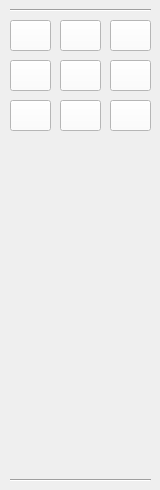
<?xml version="1.0" encoding="UTF-8"?>
<ui version="4.0">
 <class>Widget_AllGates</class>
 <widget class="QWidget" name="Widget_AllGates">
  <property name="geometry">
   <rect>
    <x>0</x>
    <y>0</y>
    <width>160</width>
    <height>490</height>
   </rect>
  </property>
  <property name="windowTitle">
   <string>Form</string>
  </property>
  <widget class="QPushButton" name="btn_orGate">
   <property name="geometry">
    <rect>
     <x>10</x>
     <y>20</y>
     <width>41</width>
     <height>31</height>
    </rect>
   </property>
   <property name="styleSheet">
    <string notr="true">background-color: rgb(255, 255, 255);</string>
   </property>
   <property name="text">
    <string/>
   </property>
   <property name="icon">
    <iconset resource="resouces.qrc">
     <normaloff>:/Resources/Button Icons/icon-gate-or.png</normaloff>:/Resources/Button Icons/icon-gate-or.png</iconset>
   </property>
   <property name="iconSize">
    <size>
     <width>27</width>
     <height>32</height>
    </size>
   </property>
  </widget>
  <widget class="QPushButton" name="btn_recieverGate">
   <property name="geometry">
    <rect>
     <x>110</x>
     <y>60</y>
     <width>41</width>
     <height>31</height>
    </rect>
   </property>
   <property name="styleSheet">
    <string notr="true">background-color: rgb(255, 255, 255);</string>
   </property>
   <property name="text">
    <string/>
   </property>
   <property name="icon">
    <iconset resource="resouces.qrc">
     <normaloff>:/Resources/Button Icons/icon-gate-input.png</normaloff>:/Resources/Button Icons/icon-gate-input.png</iconset>
   </property>
   <property name="iconSize">
    <size>
     <width>32</width>
     <height>32</height>
    </size>
   </property>
  </widget>
  <widget class="QPushButton" name="btn_andGate">
   <property name="geometry">
    <rect>
     <x>110</x>
     <y>20</y>
     <width>41</width>
     <height>31</height>
    </rect>
   </property>
   <property name="autoFillBackground">
    <bool>false</bool>
   </property>
   <property name="styleSheet">
    <string notr="true">background-color: rgb(255, 255, 255);</string>
   </property>
   <property name="text">
    <string/>
   </property>
   <property name="icon">
    <iconset resource="resouces.qrc">
     <normaloff>:/Resources/Button Icons/icon-gate-and.png</normaloff>:/Resources/Button Icons/icon-gate-and.png</iconset>
   </property>
   <property name="iconSize">
    <size>
     <width>25</width>
     <height>32</height>
    </size>
   </property>
  </widget>
  <widget class="QPushButton" name="btn_notGate">
   <property name="geometry">
    <rect>
     <x>60</x>
     <y>20</y>
     <width>41</width>
     <height>31</height>
    </rect>
   </property>
   <property name="styleSheet">
    <string notr="true">background-color: rgb(255, 255, 255);</string>
   </property>
   <property name="text">
    <string/>
   </property>
   <property name="icon">
    <iconset resource="resouces.qrc">
     <normaloff>:/Resources/Button Icons/icon-gate-not.png</normaloff>:/Resources/Button Icons/icon-gate-not.png</iconset>
   </property>
   <property name="iconSize">
    <size>
     <width>29</width>
     <height>32</height>
    </size>
   </property>
  </widget>
  <widget class="QPushButton" name="btn_sourceGate">
   <property name="geometry">
    <rect>
     <x>60</x>
     <y>60</y>
     <width>41</width>
     <height>31</height>
    </rect>
   </property>
   <property name="styleSheet">
    <string notr="true">background-color: rgb(255, 255, 255);</string>
   </property>
   <property name="text">
    <string/>
   </property>
   <property name="icon">
    <iconset resource="resouces.qrc">
     <normaloff>:/Resources/Button Icons/icon-gate-output.png</normaloff>:/Resources/Button Icons/icon-gate-output.png</iconset>
   </property>
   <property name="iconSize">
    <size>
     <width>32</width>
     <height>32</height>
    </size>
   </property>
  </widget>
  <widget class="QPushButton" name="btn_gateCollection">
   <property name="geometry">
    <rect>
     <x>10</x>
     <y>60</y>
     <width>41</width>
     <height>31</height>
    </rect>
   </property>
   <property name="autoFillBackground">
    <bool>false</bool>
   </property>
   <property name="styleSheet">
    <string notr="true">background-color: rgb(255, 255, 255);</string>
   </property>
   <property name="text">
    <string/>
   </property>
   <property name="icon">
    <iconset resource="resouces.qrc">
     <normaloff>:/Resources/Button Icons/icon-gate-collection.png</normaloff>:/Resources/Button Icons/icon-gate-collection.png</iconset>
   </property>
   <property name="iconSize">
    <size>
     <width>25</width>
     <height>25</height>
    </size>
   </property>
  </widget>
  <widget class="Line" name="line_2">
   <property name="geometry">
    <rect>
     <x>10</x>
     <y>0</y>
     <width>141</width>
     <height>20</height>
    </rect>
   </property>
   <property name="orientation">
    <enum>Qt::Horizontal</enum>
   </property>
  </widget>
  <widget class="Line" name="line_3">
   <property name="geometry">
    <rect>
     <x>10</x>
     <y>470</y>
     <width>141</width>
     <height>20</height>
    </rect>
   </property>
   <property name="orientation">
    <enum>Qt::Horizontal</enum>
   </property>
  </widget>
  <widget class="QPushButton" name="btn_timerGate">
   <property name="geometry">
    <rect>
     <x>10</x>
     <y>100</y>
     <width>41</width>
     <height>31</height>
    </rect>
   </property>
   <property name="styleSheet">
    <string notr="true">background-color: rgb(255, 255, 255);</string>
   </property>
   <property name="text">
    <string/>
   </property>
   <property name="icon">
    <iconset resource="resouces.qrc">
     <normaloff>:/Resources/Button Icons/icon-gate-timer.png</normaloff>:/Resources/Button Icons/icon-gate-timer.png</iconset>
   </property>
   <property name="iconSize">
    <size>
     <width>32</width>
     <height>32</height>
    </size>
   </property>
  </widget>
  <widget class="QPushButton" name="btn_inputOn">
   <property name="geometry">
    <rect>
     <x>60</x>
     <y>100</y>
     <width>41</width>
     <height>31</height>
    </rect>
   </property>
   <property name="styleSheet">
    <string notr="true">background-color: rgb(255, 255, 255);</string>
   </property>
   <property name="text">
    <string/>
   </property>
   <property name="icon">
    <iconset resource="resouces.qrc">
     <normaloff>:/Resources/Button Icons/icon-gate-input-on.png</normaloff>:/Resources/Button Icons/icon-gate-input-on.png</iconset>
   </property>
   <property name="iconSize">
    <size>
     <width>32</width>
     <height>32</height>
    </size>
   </property>
  </widget>
  <widget class="QPushButton" name="btn_inputOff">
   <property name="geometry">
    <rect>
     <x>110</x>
     <y>100</y>
     <width>41</width>
     <height>31</height>
    </rect>
   </property>
   <property name="styleSheet">
    <string notr="true">background-color: rgb(255, 255, 255);</string>
   </property>
   <property name="text">
    <string/>
   </property>
   <property name="icon">
    <iconset resource="resouces.qrc">
     <normaloff>:/Resources/Button Icons/icon-gate-input-off.png</normaloff>:/Resources/Button Icons/icon-gate-input-off.png</iconset>
   </property>
   <property name="iconSize">
    <size>
     <width>32</width>
     <height>32</height>
    </size>
   </property>
  </widget>
 </widget>
 <resources>
  <include location="resouces.qrc"/>
 </resources>
 <connections/>
</ui>
